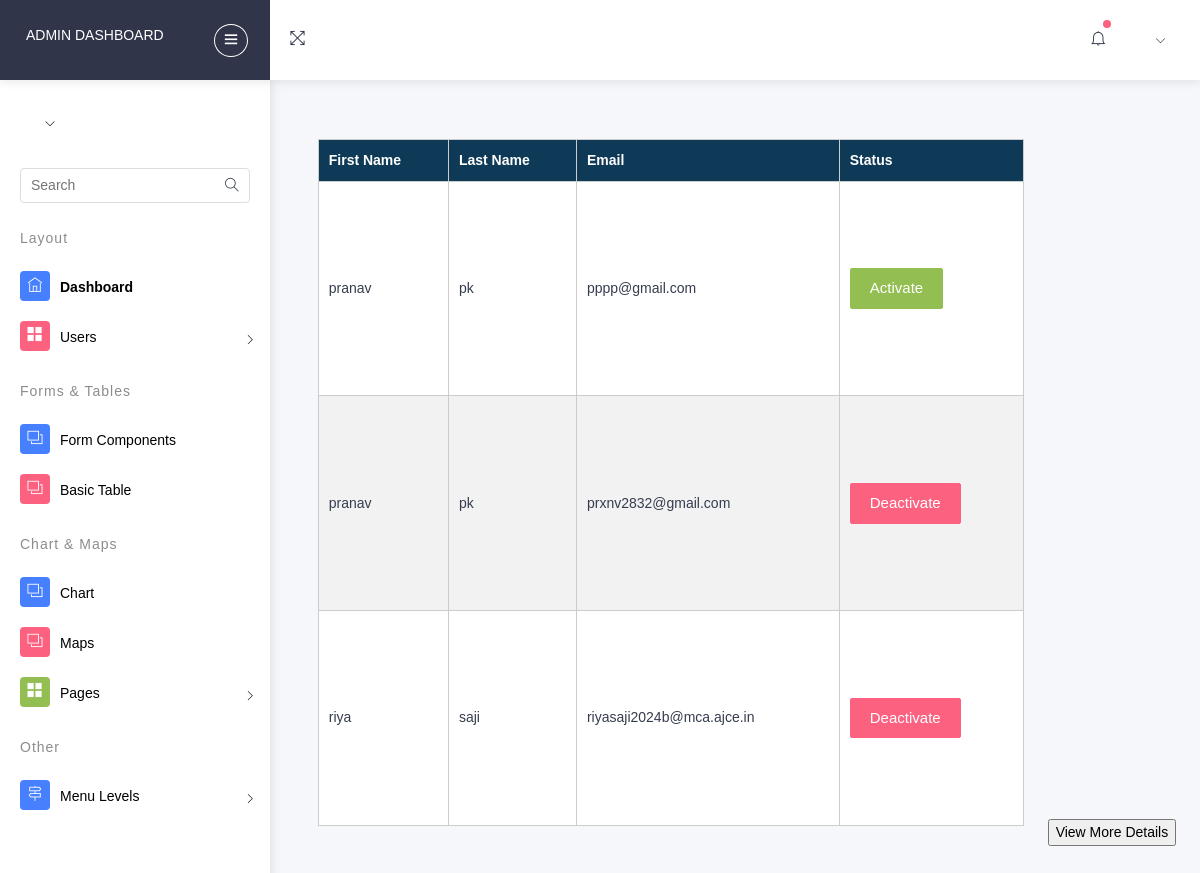
The app's page /myauth/sellerr/ with its own data.
### myauth/models.py (models this page shows)
class User(AbstractUser):
    class Role(models.TextChoices):
        ADMIN="ADMIN",'Admin'
        CUSTOMER="CUSTOMER",'Customer'
        DELIVERYBOY="DELIVERYBOY",'deliveryboy'
        SELLER="SELLER",'Seller'
    role = models.CharField(max_length=50,choices=Role.choices)

### myauth/views.py (the view)
# urls.py: path('sellerr/',views.sellerr,name='sellerr'),
def sellerr(request):
    User = get_user_model()
    user_profiles = User.objects.filter(role='SELLER')
    context = {'user_profiles': user_profiles}
    return render(request,'seller_view.html',context)

### templates/seller_view.html (shortened to what this page needs)
{% load static %}
<!DOCTYPE html>
<html lang="en">
<head>
      <link rel="stylesheet" type="text/css" href="{% static 'assetsss/css/bootstrap/css/bootstrap.min.css' %}">
      <link rel="stylesheet" type="text/css" href="{% static 'assetsss/icon/themify-icons/themify-icons.css' %}">
      <link rel="stylesheet" type="text/css" href="{% static 'assetsss/icon/icofont/css/icofont.css' %}">
      <link rel="stylesheet" type="text/css" href="{% static 'assetsss/css/style.css' %}">
      <link rel="stylesheet" type="text/css" href="{% static 'assetsss/css/jquery.mCustomScrollbar.css' %}">
  </head>
  <body>
    <div id="pcoded" class="pcoded">
        <div class="pcoded-container navbar-wrapper">
            <nav class="navbar header-navbar pcoded-header">
                <div class="navbar-wrapper">
                    <div class="navbar-logo">
                        <a class="mobile-menu" id="mobile-collapse" href="#!">
                            <i class="ti-menu"></i>
                        </a>
                        <a href="http://127.0.0.1:8000/myauth/adminreg/">
                            <h6>Admin Dashboard</h6>
                        </a>
                    </div>
                    <div class="navbar-container container-fluid">
                        <ul class="nav-left">
                            <li>
                                <a href="#!" onclick="javascript:toggleFullScreen()">
                                    <i class="ti-fullscreen"></i>
                                </a>
                            </li>
                        </ul>
                        <ul class="nav-right">
                            <li class="header-notification">
                                <a href="#!">
                                    <i class="ti-bell"></i>
                                    <span class="badge bg-c-pink"></span>
                                </a>
                            </li>
                            <li class="user-profile header-notification">
                                <a href="#!">
                                    <i class="ti-angle-down"></i>
                                </a>
                            </li>
                        </ul>
                    </div>
                </div>
            </nav>
            <div class="pcoded-main-container">
                <div class="pcoded-wrapper">
                    <nav class="pcoded-navbar">
                        <div class="pcoded-inner-navbar main-menu">
                            <div class="">
                                <div class="main-menu-header">
                                    <div class="user-details">
                                        <span id="more-details"><i class="ti-angle-down"></i></span>
                                    </div>
                                </div>
                            </div>
                            <div class="pcoded-search">
                                <div class="pcoded-search-box ">
                                    <input type="text" placeholder="Search">
                                    <span class="search-icon"><i class="ti-search" aria-hidden="true"></i></span>
                                </div>
                            </div>
                            <div class="pcoded-navigatio-lavel" data-i18n="nav.category.navigation">Layout</div>
                            <ul class="pcoded-item pcoded-left-item">
                                <li class="active">
                                    <a href="http://127.0.0.1:8000/myauth/adminreg/">
                                        <span class="pcoded-micon"><i class="ti-home"></i><b>D</b></span>
                                        <span class="pcoded-mtext" data-i18n="nav.dash.main">Dashboard</span>
                                    </a>
                                </li>
                                <li class="pcoded-hasmenu">
                                    <a href="javascript:void(0)">
                                        <span class="pcoded-micon"><i class="ti-layout-grid2-alt"></i></span>
                                        <span class="pcoded-mtext"  data-i18n="nav.basic-components.main">Users</span>
                                    </a>
                                        </li>
                                    </ul>
                            <div class="pcoded-navigatio-lavel" data-i18n="nav.category.forms">Forms &amp; Tables</div>
                            <ul class="pcoded-item pcoded-left-item">
                                <li>
                                    <a href="form-elements-component.html">
                                        <span class="pcoded-micon"><i class="ti-layers"></i><b>FC</b></span>
                                        <span class="pcoded-mtext" data-i18n="nav.form-components.main">Form Components</span>
                                    </a>
                                </li>
                                <li>
                                    <a href="bs-basic-table.html">
                                        <span class="pcoded-micon"><i class="ti-layers"></i><b>FC</b></span>
                                        <span class="pcoded-mtext" data-i18n="nav.form-components.main">Basic Table</span>
                                    </a>
                                </li>
                            </ul>
                            <div class="pcoded-navigatio-lavel" data-i18n="nav.category.forms">Chart &amp; Maps</div>
                            <ul class="pcoded-item pcoded-left-item">
                                <li>
                                    <a href="chart.html">
                                        <span class="pcoded-micon"><i class="ti-layers"></i><b>FC</b></span>
                                        <span class="pcoded-mtext" data-i18n="nav.form-components.main">Chart</span>
                                    </a>
                                </li>
                                <li>
                                    <a href="map-google.html">
                                        <span class="pcoded-micon"><i class="ti-layers"></i><b>FC</b></span>
                                        <span class="pcoded-mtext" data-i18n="nav.form-components.main">Maps</span>
                                    </a>
                                </li>
                                <li class="pcoded-hasmenu">
                                    <a href="javascript:void(0)">
                                        <span class="pcoded-micon"><i class="ti-layout-grid2-alt"></i></span>
                                        <span class="pcoded-mtext"  data-i18n="nav.basic-components.main">Pages</span>
                                    </a>
                                </li>
                            </ul>
                            <div class="pcoded-navigatio-lavel" data-i18n="nav.category.other">Other</div>
                            <ul class="pcoded-item pcoded-left-item">
                                <li class="pcoded-hasmenu ">
                                    <a href="javascript:void(0)">
                                        <span class="pcoded-micon"><i class="ti-direction-alt"></i><b>M</b></span>
                                        <span class="pcoded-mtext" data-i18n="nav.menu-levels.main">Menu Levels</span>
                                    </a>
                                </li>
                            </ul>
                        </div>
                    </nav>
                    <div class="pcoded-content">
                        <div class="pcoded-inner-content">
                            <div class="main-body">
                                <div class="page-wrapper">
                                    <div class="page-body">
                                        <div class="row">
                                            <!DOCTYPE html>
<html>
<head>
</head>
<body>
    <table>
        <thead>
            <tr>
                <th>First Name</th>
                <th>Last Name</th>
                <th>Email</th>
                <th>Status</th>
            </tr>
        </thead>
        <tbody>
            {% for user_profile in user_profiles %}
            <tr>
                <td>{{ user_profile.first_name }}</td>
                <td>{{ user_profile.last_name }}</td>
                <td>{{ user_profile.email }}</td>
                <td>
                    {% if user_profile.is_active %}
                        <form method="post" action="{% url 'deactivate_user' user_profile.id %}">
                            <button type="submit" class="btn btn-danger">Deactivate</button>
                        </form>
                    {% else %}
                        <form method="post" action="{% url 'activate_user' user_profile.id %}">
                            <button type="submit" class="btn btn-success">Activate</button>
                        </form>
                {% endif %}
                </td>
            </tr>
            {% endfor %}
        </tbody>
    </table>
    <div class="button-container">
        <a href="http://127.0.0.1:8000/myauth/sellviews/">
            <button class="button">View More Details</button>
        </a>
    </div>
</body>
</html>
</body>
</html>

### templates/seller_view.html (style rules this page uses)
body { font-family: Arial, sans-serif; background-color: #f0f0f0; margin: 0; padding: 0; }
table { width: 80%; margin: 20px auto; border-collapse: collapse; background-color: #fff; float: left; }
th, td { border: 1px solid #ccc; padding: 10px; text-align: left; }
th { background-color: #0f3a57; color: #fff; }
tr:nth-child(even) { background-color: #f2f2f2; }
.navbar { overflow: hidden; background-color: #333; }
.navbar a { float: right; display: block; color: white; text-align: center; padding: 14px 16px; text-decoration: none; }
.button-container { text-align: right; margin-top: 700px; float: left; }

### records on screen
User: first_name "pranav", last_name "pk", email "pppp@gmail.com", is_active "Activate"
User: first_name "pranav", last_name "pk", email "prxnv2832@gmail.com", is_active "Deactivate"
User: first_name "riya", last_name "saji", email "riyasaji2024b@mca.ajce.in", is_active "Deactivate"
